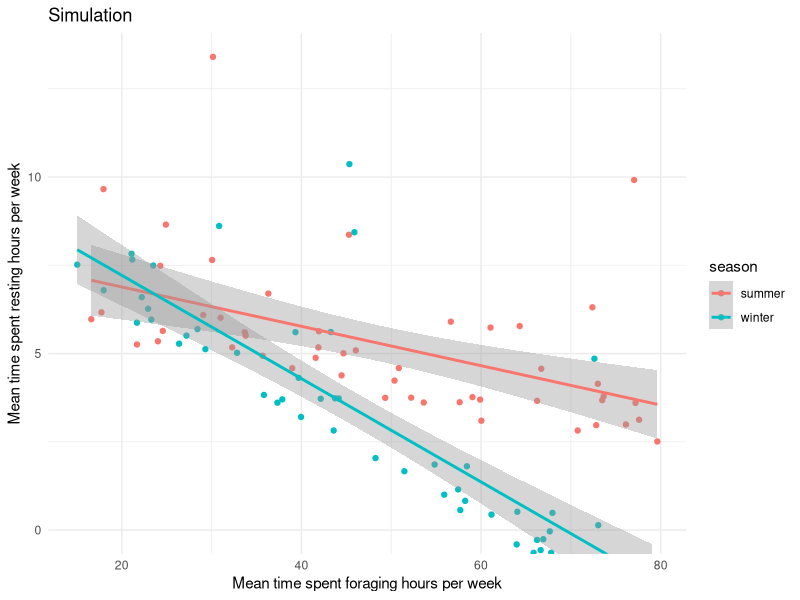
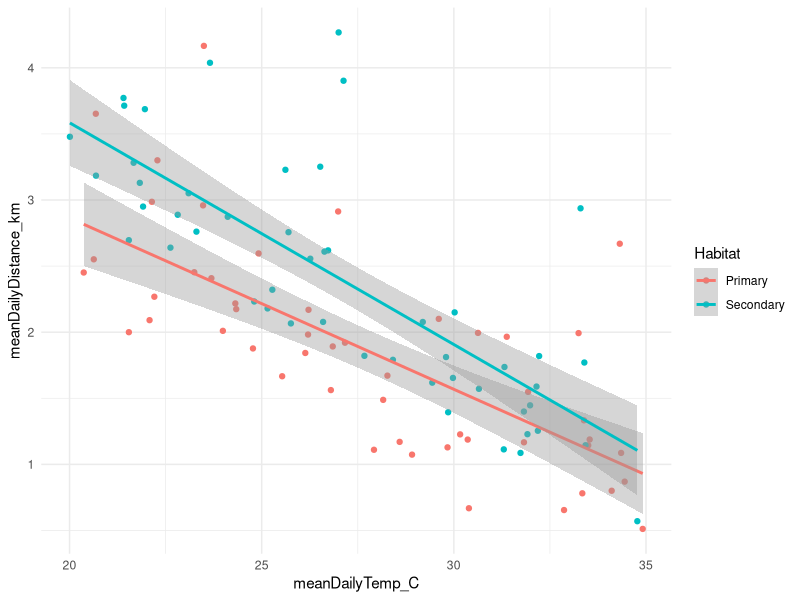

Source code (R) for these figures, in order:
######################
##### HW 11 ######
## Sophia Mummert ####

## libraries ##
library(readxl)
library(dplyr)
library(ggplot2)

# set seed
set.seed(123)

# simulated IDs
n <- 100

# create a two-level categorical variable
season = factor(rep(c("summer", "winter"), each = n/2))

# continuous covariate x
time_spent_foraging = runif(n, min = 15, max = 80)

# parameters
beta_0 = 6  # intercept for Summer
beta_1 = -.05 # slope Summer
beta_2 = 3 # intercept dif for Winter
beta_3 = -.10 # slope dif for Winter

# varience
error = rlnorm(n, meanlog = 0, sdlog = 1)

# generate y depending on group
time_spent_resting = beta_0 +
  beta_1 * time_spent_foraging +
  beta_2 * (season == "winter") +
  beta_3 * time_spent_foraging * (season == "winter") +
  error

# dataframe
df <- data.frame(time_spent_resting, time_spent_foraging, season)
head(df)

ggplot(df, aes(x = time_spent_foraging, y = time_spent_resting, color = season)) +
  geom_point() +
  geom_smooth(method = "lm", se = TRUE) +
  coord_cartesian(ylim = c(0, NA)) +
  theme_minimal() +
  labs(title = "Simulation",
       x = "Mean time spent foraging hours per week",
       y = "Mean time spent resting hours per week")

write.csv(df, "baboon_sim_data.csv", row.names = FALSE)

######################## OBJ 1 #################################
# The chacma baboons at NVBP faces ecological pressure in the winter season
# in nutrition available in their Afrotemperate habitat. With this seasonal
# flux in nutrient availability, they face changes to activity budgets, seeing
# a decrease in activities such as resting. This is due to an
# increased amount of time spent on foraging, as their preferred foodds are not
# available. 

# Does the chacma baboon's face a seasonal difference in time spent resting
# in response to the time spent foraging?

#Two-level factor (Season): Summer vs. Winter 
#Continuous predictor: Mean time spent foraging in hours
#Response Variable: Mean time spent resting in hours 

######################## OBJ 2 ##### (from Maddie) ############
#Scenario: Primate habitats are often fragmented due to anthropogenic pressures
#such as deforestation and land-use change.Researchers are intereste in 
#understanding how habitat type (primary vs. secondary forest) and temperature 
#influence the daily travel distance of primates, and whether the effect of
#temperature on travel distance differs between habitat types due to differing 
#food distributions and tree cover.

#Question: How does temperature and habitat affect travel distance, and do monkeys 
#in Primary and Secondary forests respond differently to changes in mean daily 
#temperature in terms of their daily travel distance?

#Variables:
#   Two-level factor: habitat ("Primary" and "Secondary")
#   Continuous predictor: meanDailyTemp_C (mean daily temperature in Celsius)
#   Response variable: meanDailyDistance_km (mean daily travel distance in kilometers)


# pull in Maddie's sim data
monkey_travel_df = read.csv("monkey_travel_data.csv")

# Check with model 1
model1 = lm(meanDailyDistance_km ~ meanDailyTemp_C * Habitat, data = monkey_travel_df)
anova(model1)
#can drop meanDailyTemp_C:habitat bc not significant

# fit model 2
model2 = lm(meanDailyDistance_km ~ meanDailyTemp_C + Habitat, data = monkey_travel_df)
anova(model2)

#meanDailyDistance_km: p < .05 significant
#Habitat: p < .05 significant
#meanDailyTemp_C:Habitat: p > .05 not significant

summary(model2)
###estimates:###
#Beta_0 = 5.9537, Beta_1 = -0.14, Beta_2 .43574, Beta_3 = -0.01 (?)

# These results show that mean daily temp had significant effects on daily travel 
# distance, such that when mean temp increased, daily distance in km decreased. 
# Additionally, living in a primary or secondary forest showed a significant
# difference in mean daily travel distances, such that in secondary forests
# primates are traveling more per day. 
# However, since mean daily temp x habitat differences was not significant, 
# that means that primary and secondary forests do not respond differently to
# temperature changes. This would mean the graph of these are showing parallel 
# slopes. 

# running a plot of Maddie's to see it
ggplot(monkey_travel_df, aes(x = meanDailyTemp_C, y = meanDailyDistance_km, color = Habitat)) +
  geom_point() +
  geom_smooth(method = "lm", se = TRUE) +
  theme_minimal() 

# I was correct about Maddie's ecological question. My parameters were 
# beta_0 = 4, beta_1 = -0.12 beta_2 = 2, beta_3 = -0.05, which were different
# compared to my estimates. I think I am confused on the beta_3 metric, because
# I didn't know where to pull that from on the model2 ANOVA test. I just went based
# off of assuming that the difference in slope would be slight.
